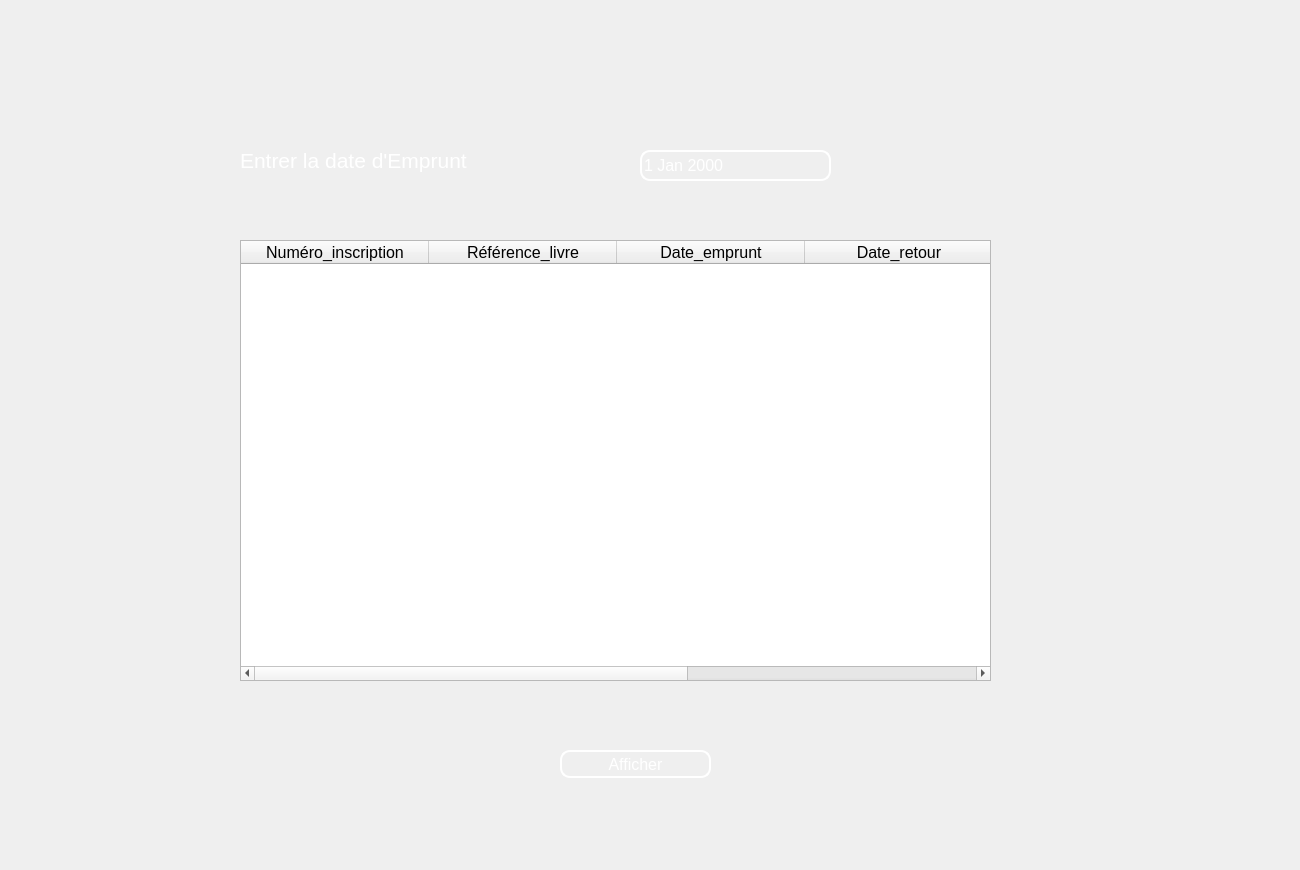
<?xml version="1.0" encoding="UTF-8"?>
<ui version="4.0">
 <class>affichage_emprunt_date_emprunt</class>
 <widget class="QWidget" name="affichage_emprunt_date_emprunt">
  <property name="geometry">
   <rect>
    <x>0</x>
    <y>0</y>
    <width>1300</width>
    <height>870</height>
   </rect>
  </property>
  <property name="windowTitle">
   <string>Form</string>
  </property>
  <widget class="QLabel" name="label">
   <property name="geometry">
    <rect>
     <x>0</x>
     <y>0</y>
     <width>1300</width>
     <height>870</height>
    </rect>
   </property>
   <property name="text">
    <string/>
   </property>
   <property name="pixmap">
    <pixmap resource="ressources.qrc">:/ressources/23.jpg</pixmap>
   </property>
   <property name="scaledContents">
    <bool>true</bool>
   </property>
  </widget>
  <widget class="QTableWidget" name="tableWidget">
   <property name="geometry">
    <rect>
     <x>240</x>
     <y>240</y>
     <width>751</width>
     <height>441</height>
    </rect>
   </property>
   <property name="font">
    <font>
     <pointsize>12</pointsize>
    </font>
   </property>
   <attribute name="horizontalHeaderDefaultSectionSize">
    <number>188</number>
   </attribute>
   <column>
    <property name="text">
     <string>Numéro_inscription</string>
    </property>
   </column>
   <column>
    <property name="text">
     <string>Référence_livre</string>
    </property>
   </column>
   <column>
    <property name="text">
     <string>Date_emprunt</string>
    </property>
   </column>
   <column>
    <property name="text">
     <string>Date_retour</string>
    </property>
   </column>
   <column>
    <property name="text">
     <string/>
    </property>
   </column>
  </widget>
  <widget class="QLabel" name="label_2">
   <property name="geometry">
    <rect>
     <x>240</x>
     <y>130</y>
     <width>331</width>
     <height>61</height>
    </rect>
   </property>
   <property name="font">
    <font>
     <pointsize>16</pointsize>
    </font>
   </property>
   <property name="styleSheet">
    <string notr="true">background:transparent;
color: rgb(255, 255, 255);

border-radius:10px</string>
   </property>
   <property name="text">
    <string>Entrer la date d'Emprunt</string>
   </property>
  </widget>
  <widget class="QDateEdit" name="dateEdit">
   <property name="geometry">
    <rect>
     <x>640</x>
     <y>150</y>
     <width>191</width>
     <height>31</height>
    </rect>
   </property>
   <property name="font">
    <font>
     <pointsize>12</pointsize>
    </font>
   </property>
   <property name="styleSheet">
    <string notr="true">background:transparent;
color: rgb(255, 255, 255);
border:2px solid white;
border-radius:10px</string>
   </property>
  </widget>
  <widget class="QPushButton" name="pushButton">
   <property name="geometry">
    <rect>
     <x>560</x>
     <y>750</y>
     <width>151</width>
     <height>28</height>
    </rect>
   </property>
   <property name="font">
    <font>
     <pointsize>12</pointsize>
    </font>
   </property>
   <property name="styleSheet">
    <string notr="true">
color: rgb(255, 255, 255);
border:2px solid white;
border-radius:10px</string>
   </property>
   <property name="text">
    <string>Afficher</string>
   </property>
  </widget>
 </widget>
 <resources>
  <include location="ressources.qrc"/>
 </resources>
 <connections/>
</ui>
